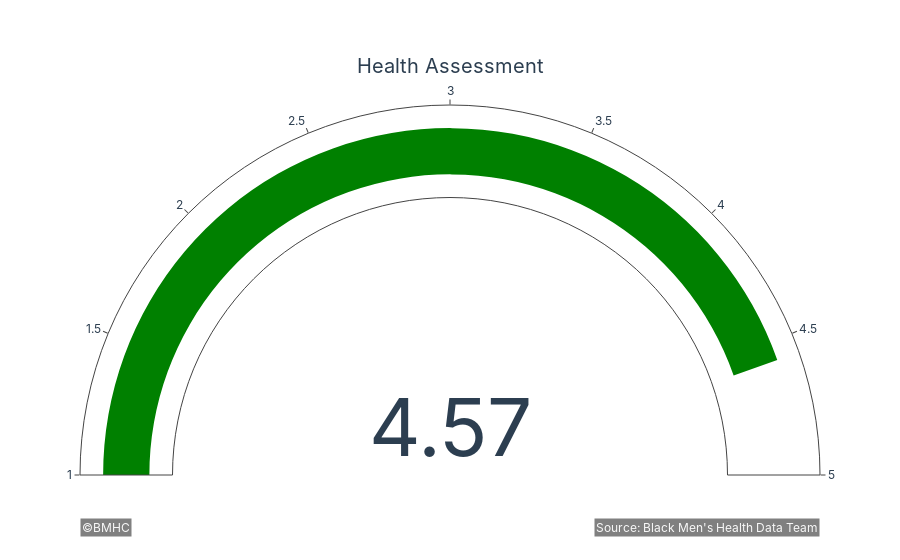

This figure's notebook cell:
### Code cell
import plotly.graph_objects as go
# Create dataset for analysis
query = """
SELECT
CAST(AVG(health_self_assessment * 1.0) AS DECIMAL(10,2)) as health_assessment,
CAST(AVG(stress_self_assessment * 1.0) AS DECIMAL(10,2)) as stress_self_assessment,
CAST(AVG(mental_self_assessment * 1.0) AS DECIMAL(10,2)) as mental_assessment,
CAST(AVG(physical_self_assessment * 1.0) AS DECIMAL(10,2)) as physical_assessment
FROM client_satisfaction
"""

df = pd.read_sql(query, engine)

rating = df['health_assessment'].iloc[0]
if rating < 2.5:
    bar_color = "red"
elif rating < 3.5:
    bar_color = "yellow"
else:
    bar_color = "green"

fig = go.Figure(go.Indicator(
    mode = "gauge+number",
    value= rating,
    domain = {'x': [0, 1], 'y': [0,1]},
    title = {'text': "Health Assessment"},
    gauge = {
        'axis': {'range': [1, 5]},
        'bar': {'color': bar_color},
        'bgcolor': 'white'
    }
))

apply_plotly_style(fig)
fig.show()

### Figure 1 — Plotly figure (JSON) as saved in the notebook; plotly's stock layout.template omitted (floating-point values rounded to 4 significant figures)
{"data": [{"domain": {"x": [0, 1], "y": [0, 1]}, "gauge": {"axis": {"range": [1, 5]}, "bar": {"color": "green"}}, "mode": "gauge+number", "title": {"text": "Health Assessment"}, "type": "indicator", "value": 4.57}], "layout": {"annotations": [{"bgcolor": "gray", "font": {"color": "#f8f8f8", "size": 12}, "showarrow": false, "text": "©BMHC", "x": 0, "xanchor": "left", "xref": "paper", "y": -0.15, "yref": "paper"}, {"bgcolor": "gray", "font": {"color": "#f8f8f8", "size": 12}, "showarrow": false, "text": "Source: Black Men's Health Data Team", "x": 1, "xanchor": "right", "xref": "paper", "y": -0.15, "yref": "paper"}], "font": {"color": "#2c3e50", "family": "Inter"}, "paper_bgcolor": "white", "plot_bgcolor": "rgba(0,0,0,0)", "xaxis": {"gridcolor": "#d3d3d3", "gridwidth": 1, "showgrid": true}, "yaxis": {"gridcolor": "#d3d3d3", "gridwidth": 1, "showgrid": true}}}
